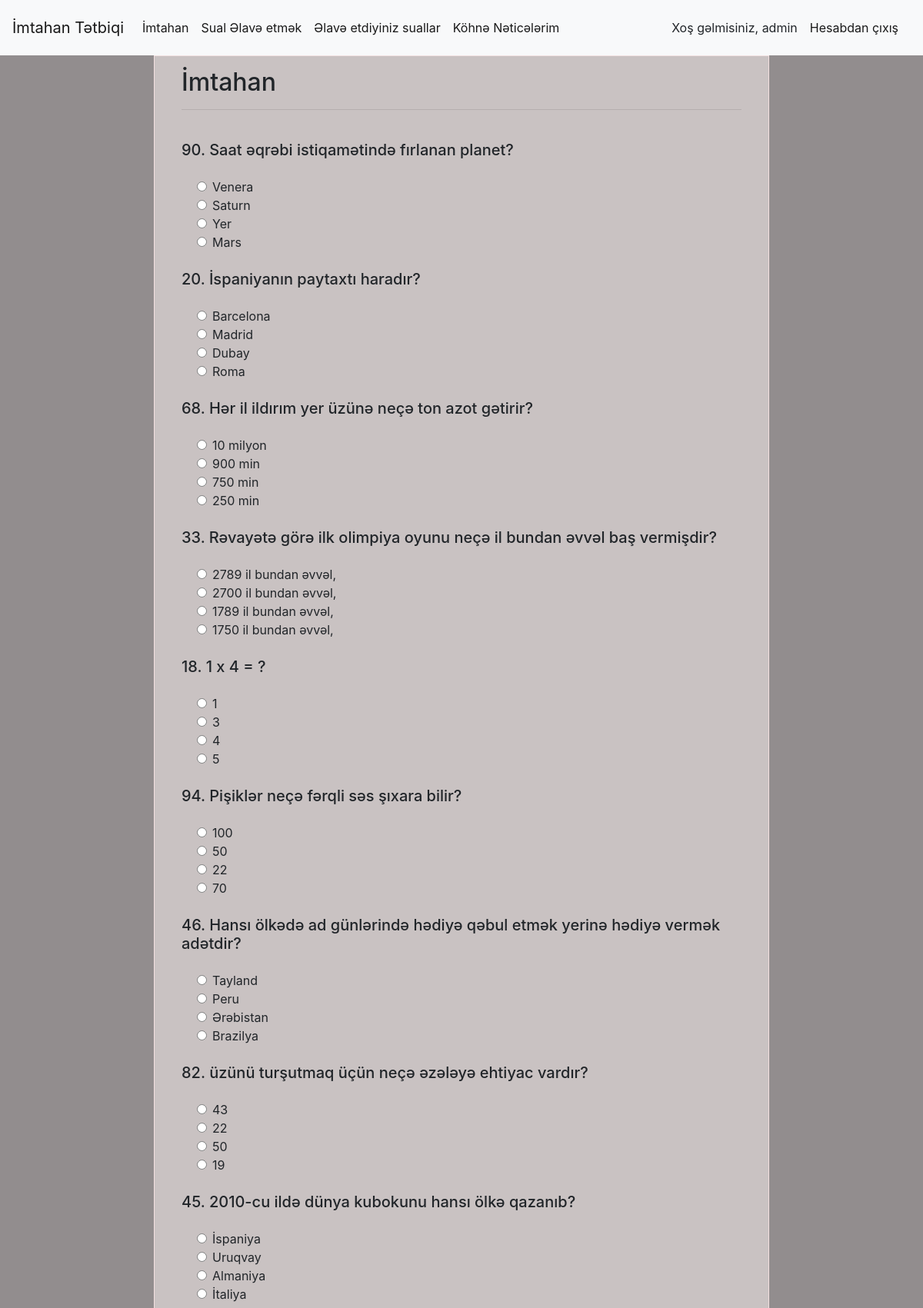
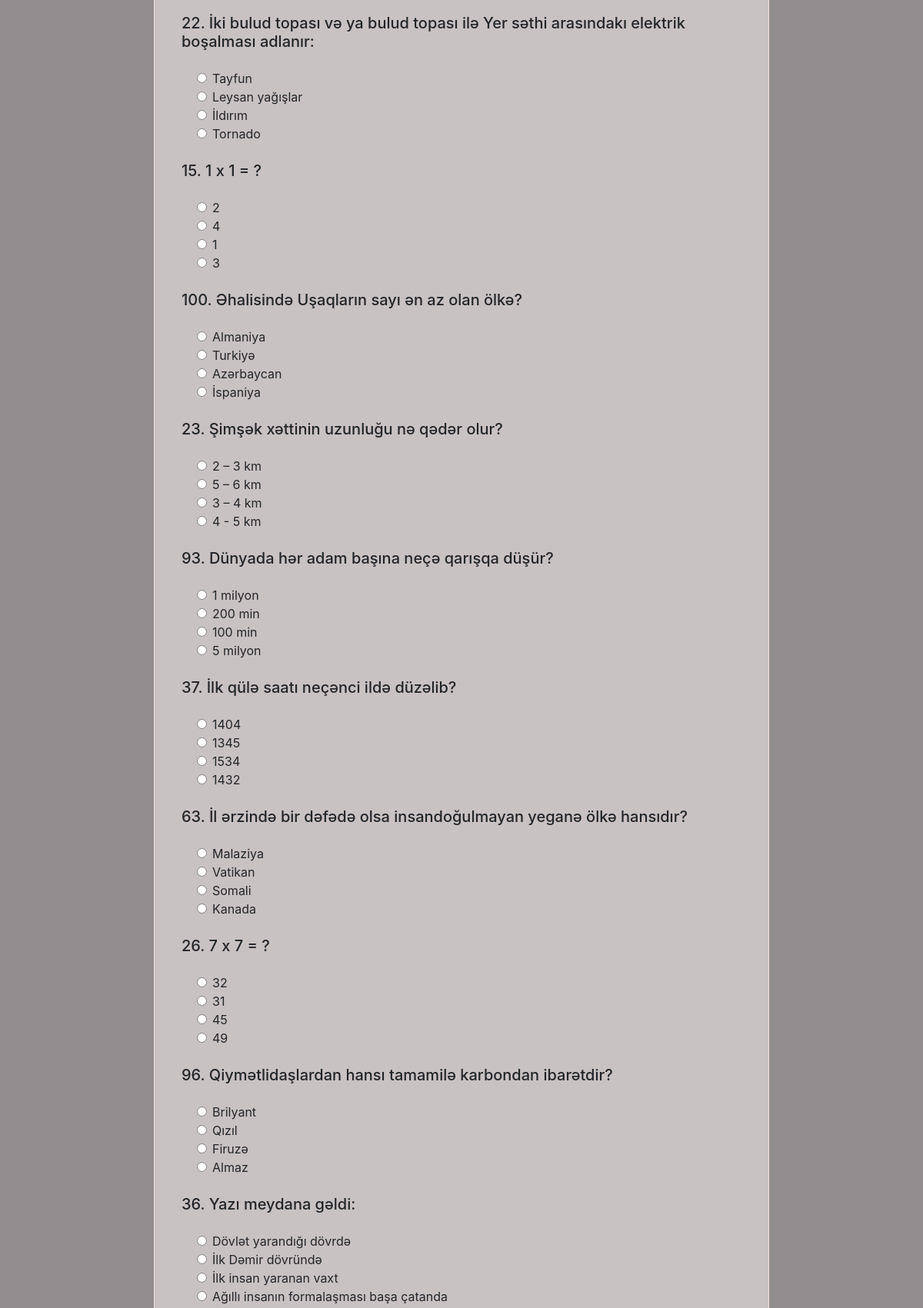
The app's page /quiz/ (signed in, upper part) with its own data (2 pictures, top to bottom).
### pages/models.py (models this page shows, shortened)
class QuestionModel(models.Model):
    user = models.ForeignKey(User, on_delete=CASCADE)
    name = models.CharField(max_length=200, verbose_name="Sual",null=True)
    a = models.CharField(max_length=200, verbose_name="A)",null=True)
    b = models.CharField(max_length=200, verbose_name="B)",null=True)
    c = models.CharField(max_length=200, verbose_name="C)",null=True)
    d = models.CharField(max_length=200, verbose_name="D)",null=True)
    answer = models.CharField(max_length=200,verbose_name="Cavab:")

### pages/views.py (the view, shortened to what this page needs)
# urls.py: path('quiz/',views.quiz, name='quiz'),
@login_required(login_url='pages:index')
def quiz(request):
    questions = QuestionModel.objects.order_by("?")[:20]
    extends = {
        'questions':questions,
    }
    return render(request,"quiz.html",extends)

### templates/quiz.html (shortened to what this page needs)
{% extends "base.html" %}
{% block body %}
<div class="">
    <form class="form-myquiz" method="post">
      <h2 class="form-signin-heading">İmtahan</h2>
      <hr> <br>
      {% for q in questions  %}
      <div class="form-group">
        <h5><label for="question">{{q.id}}.  {{q.name}}</label></h5>
      </div>
      <div class="form-check">
          <div class="form-check">
              <input class="form-check-input" type="radio" name="{{q.name}}" id="gridRadios1" value="{{q.a}}">
              <label class="form-check-label" for="gridRadios1">
                  {{q.a}}
              </label>
          </div>
          <div class="form-check">
              <input class="form-check-input" type="radio" name="{{q.name}}" id="gridRadios2" value="{{q.b}}">
              <label class="form-check-label" for="gridRadios2">
                  {{q.b}}
              </label>
          </div>
          <div class="form-check">
              <input class="form-check-input" type="radio" name="{{q.name}}" id="gridRadios1" value="{{q.c}}">
              <label class="form-check-label" for="gridRadios1">
                  {{q.c}}
              </label>
          </div>
          <div class="form-check">
              <input class="form-check-input" type="radio" name="{{q.name}}" id="gridRadios2" value="{{q.d}}">
              <label class="form-check-label" for="gridRadios2">
                  {{q.d}}
              </label>
          </div>
          <br>
      </div>
      {% endfor %}
    </form>
  </div>
{% endblock body %}

### templates/base.html (shortened to what this page needs)
<!DOCTYPE html>
{% load static %}
<html lang='en' class=''>
<head>
  <link rel="stylesheet" href="https://stackpath.bootstrapcdn.com/bootstrap/4.1.3/css/bootstrap.min.css">
  <link rel="stylesheet" href="{% static 'css/style.css' %}">
</head>
<body>
<nav class="navbar navbar-expand-lg navbar-light bg-light">
  <a class="navbar-brand" href="{% url 'pages:quiz' %}">İmtahan Tətbiqi</a>
  <div class="collapse navbar-collapse" id="navbarText">
    <ul class="navbar-nav mr-auto">
      {% if request.user.is_authenticated %}
      <li class="nav-item active">
        <a class="nav-link" href="{% url 'pages:quiz' %}">İmtahan </a>
      </li>
      <li class="nav-item active">
        <a class="nav-link" href="{% url 'pages:addquiz' %}">Sual Əlavə etmək</a>
      </li>
      <li class="nav-item active">
        <a class="nav-link" href="{% url 'pages:my_questions' %}">Əlavə etdiyiniz suallar</a>
      </li>
      <li class="nav-item active">
        <a class="nav-link" href="{% url 'pages:myresults' %}">Köhnə Nəticələrim</a>
      </li>
      {% endif %}
    </ul>
    {% if request.user.is_authenticated  %}
    Xoş gəlmisiniz, {{request.user.username}}
    <span class="navbar-text">
      <a class="nav-link" href="{% url 'pages:logout' %}">Hesabdan çıxış</a>
    </span>
    {% endif %}
  </div>
</nav>
{% block body %}
{% endblock body %}
</body>
</html>

### staticfiles/css/style.css (style rules this page uses)
body { background: rgba(110, 103, 104, 0.747) !important; }
.form-myquiz { max-width: 800px; min-height: 700px; padding: 15px 35px 45px; margin: 0 auto; background-color: rgb(201, 194, 194); border: 1px solid rgba(247, 228, 228, 0.932); }

### records on screen
QuestionModel: id "90", name "Saat əqrəbi istiqamətində fırlanan planet?", a "Venera", b "Saturn", c "Yer", d "Mars"
QuestionModel: id "20", name "İspaniyanın paytaxtı haradır?", a "Barcelona", b "Madrid", c "Dubay", d "Roma"
QuestionModel: id "68", name "Hər il ildırım yer üzünə neçə ton azot gətirir?", a "10 milyon", b "900 min", c "750 min", d "250 min"
QuestionModel: id "33", name "Rəvayətə görə ilk olimpiya oyunu neçə il bundan əvvəl baş vermişdir?", a "2789 il bundan əvvəl,", b "2700 il bundan əvvəl,", c "1789 il bundan əvvəl,", d "1750 il bundan əvvəl,"
QuestionModel: id "18", name "1 x 4 = ?", a "1", b "3", c "4", d "5"
QuestionModel: id "94", name "Pişiklər neçə fərqli səs şıxara bilir?", a "100", b "50", c "22", d "70"
QuestionModel: id "46", name "Hansı ölkədə ad günlərində hədiyə qəbul etmək yerinə hədiyə vermək adətdir?", a "Tayland", b "Peru", c "Ərəbistan", d "Brazilya"
QuestionModel: id "82", name "üzünü turşutmaq üçün neçə əzələyə ehtiyac vardır?", a "43", b "22", c "50", d "19"
QuestionModel: id "45", name "2010-cu ildə dünya kubokunu hansı ölkə qazanıb?", a "İspaniya", b "Uruqvay", c "Almaniya", d "İtaliya"
QuestionModel: id "22", name "İki bulud topası və ya bulud topası ilə Yer səthi arasındakı elektrik boşalması adlanır:", a "Tayfun", b "Leysan yağışlar", c "İldırım", d "Tornado"
QuestionModel: id "15", name "1 x 1 = ?", a "2", b "4", c "1", d "3"
QuestionModel: id "100", name "Əhalisində Uşaqların sayı ən az olan ölkə?", a "Almaniya", b "Turkiyə", c "Azərbaycan", d "İspaniya"
QuestionModel: id "23", name "Şimşək xəttinin uzunluğu nə qədər olur?", a "2 – 3 km", b "5 – 6 km", c "3 – 4 km", d "4 - 5 km"
QuestionModel: id "93", name "Dünyada hər adam başına neçə qarışqa düşür?", a "1 milyon", b "200 min", c "100 min", d "5 milyon"
QuestionModel: id "37", name "İlk qülə saatı neçənci ildə düzəlib?", a "1404", b "1345", c "1534", d "1432"
QuestionModel: id "63", name "İl ərzində bir dəfədə olsa insandoğulmayan yeganə ölkə hansıdır?", a "Malaziya", b "Vatikan", c "Somali", d "Kanada"
QuestionModel: id "26", name "7 x 7 = ?", a "32", b "31", c "45", d "49"
QuestionModel: id "96", name "Qiymətlidaşlardan hansı tamamilə karbondan ibarətdir?", a "Brilyant", b "Qızıl", c "Firuzə", d "Almaz"
QuestionModel: id "36", name "Yazı meydana gəldi:", a "Dövlət yarandığı dövrdə", b "İlk Dəmir dövründə", c "İlk insan yaranan vaxt", d "Ağıllı insanın formalaşması başa çatanda"

### other values on screen
{{ request.user.username }} "admin"
